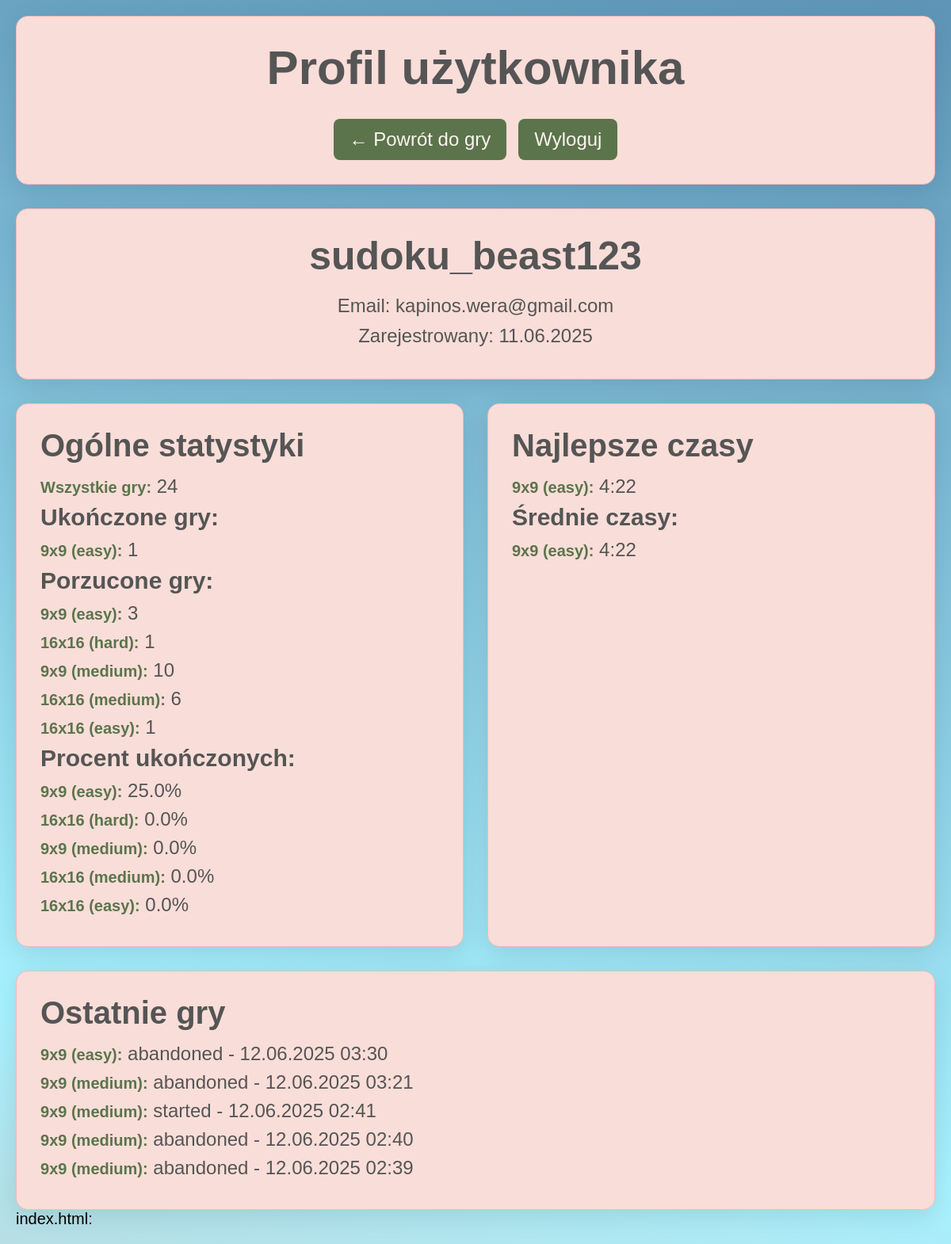
The page /profile (signed in) on the database as committed earlier.
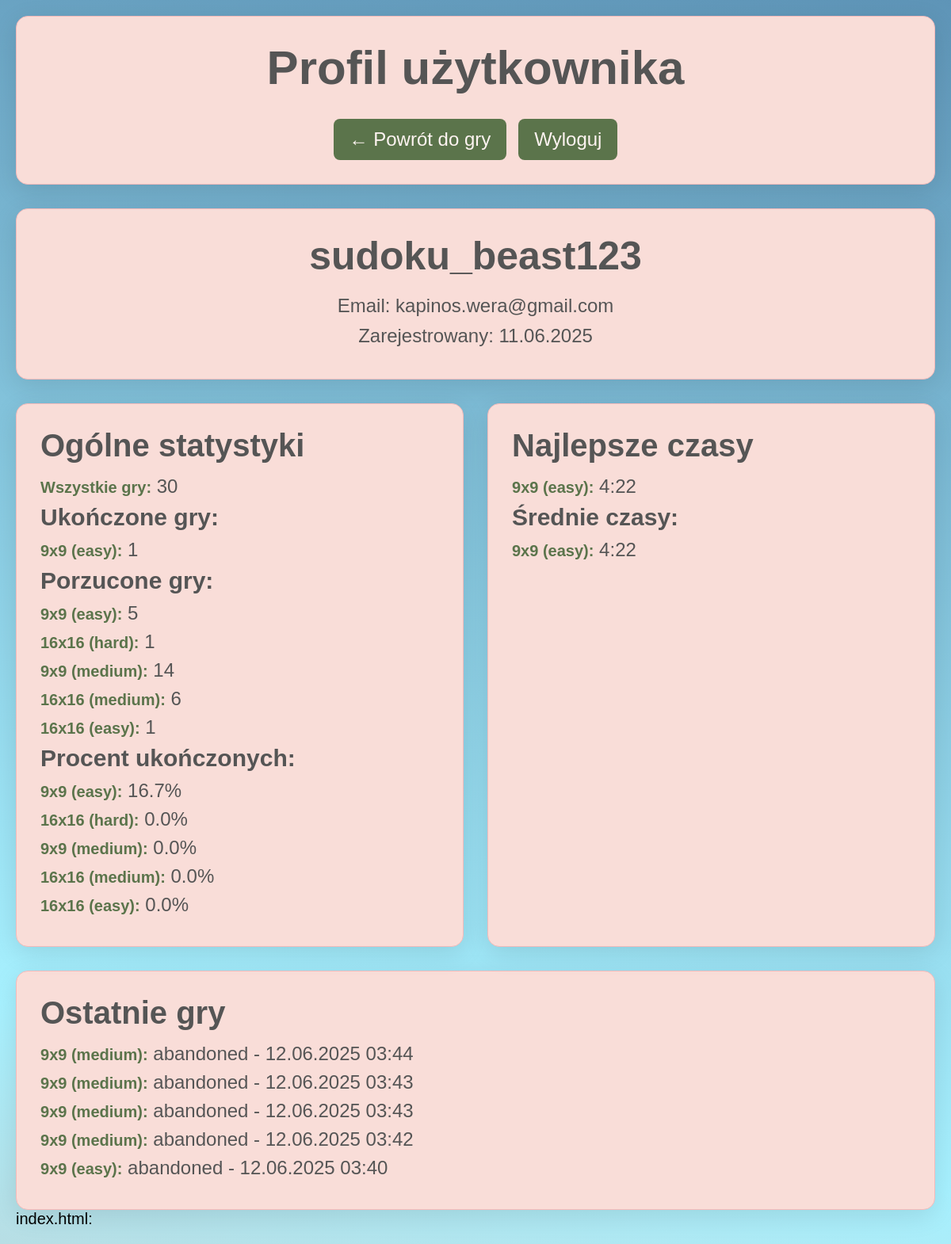
The same page on the database as committed later.
### app.py (models this page shows, shortened)
class User(db.Model):
    __tablename__ = 'users'
    id = db.Column(db.Integer, primary_key=True)
    username = db.Column(db.String(80), unique=True, nullable=False)
    email = db.Column(db.String(120), unique=True, nullable=False)
    password_hash = db.Column(db.String(128), nullable=False)
    created_at = db.Column(db.DateTime, default=datetime.utcnow)
    is_active = db.Column(db.Boolean, default=True)

class SudokuBestScore(db.Model):
    __tablename__ = 'sudoku_best_scores'
    id = db.Column(db.Integer, primary_key=True)
    user_id = db.Column(db.Integer, db.ForeignKey('users.id'), nullable=False)
    board_size = db.Column(db.Integer, nullable=False)
    difficulty = db.Column(db.String(20), nullable=False)
    best_time_seconds = db.Column(db.Integer, nullable=False)
    achieved_at = db.Column(db.DateTime, default=datetime.utcnow)
    game_id = db.Column(db.Integer, db.ForeignKey('sudoku_games.id'), nullable=True)
    user = db.relationship('User', backref=db.backref('best_scores', lazy=True))
    game = db.relationship('SudokuGame')
    __table_args__ = (db.UniqueConstraint('user_id', 'board_size', 'difficulty'),)

class SudokuGame(db.Model):
    __tablename__ = 'sudoku_games'
    id = db.Column(db.Integer, primary_key=True)
    user_id = db.Column(db.Integer, db.ForeignKey('users.id'), nullable=False)
    board_size = db.Column(db.Integer, nullable=False)
    difficulty = db.Column(db.String(20), nullable=False)
    status = db.Column(db.String(20), nullable=False, default='started')  # started, completed, abandoned, failed
    time_seconds = db.Column(db.Integer, nullable=True)  # NULL jeśli nie ukończono
    started_at = db.Column(db.DateTime, default=datetime.utcnow)
    finished_at = db.Column(db.DateTime, nullable=True)
    moves_count = db.Column(db.Integer, default=0)
    hints_used = db.Column(db.Integer, default=0)
    user = db.relationship('User', backref=db.backref('games', lazy=True))

### app.py (the view)
@app.route('/profile')
@login_required
def profile():
    user_id = session['user_id']
    user = User.query.get(user_id)
    total_games = SudokuGame.query.filter_by(user_id=user_id).count()
    game_stats = {}
    distinct_games = db.session.query(
        SudokuGame.board_size,
        SudokuGame.difficulty
    ).filter_by(user_id=user_id).distinct().all()
    for board_size, difficulty in distinct_games:
        category = f"{board_size}x{board_size} ({difficulty})"
        category_games = SudokuGame.query.filter_by(
            user_id=user_id,
            board_size=board_size,
            difficulty=difficulty
        )
        total_in_category = category_games.count()
        completed_in_category = category_games.filter_by(status='completed').count()
        abandoned_in_category = category_games.filter_by(status='abandoned').count()
        completed_games_with_time = category_games.filter(
            SudokuGame.status == 'completed',
            SudokuGame.time_seconds.isnot(None)
        ).all()
        avg_time_seconds = 0
        if completed_games_with_time:
            total_time = sum(game.time_seconds for game in completed_games_with_time)
            avg_time_seconds = total_time // len(completed_games_with_time)
        completion_rate = round(completed_in_category / total_in_category * 100, 1) if total_in_category > 0 else 0
        game_stats[category] = {
            'total': total_in_category,
            'completed': completed_in_category,
            'abandoned': abandoned_in_category,
            'completion_rate': completion_rate,
            'avg_time_minutes': avg_time_seconds // 60,
            'avg_time_seconds': avg_time_seconds % 60
        }
    best_scores = SudokuBestScore.query.filter_by(user_id=user_id).all()
    recent_games = SudokuGame.query.filter_by(user_id=user_id).order_by(SudokuGame.started_at.desc()).limit(5).all()
    return render_template('profile.html',
                         user=user,
                         total_games=total_games,
                         game_stats=game_stats,
                         best_scores=best_scores,
                         recent_games=recent_games)

### app.py (called while the page is built)
def login_required(f):
    from functools import wraps
    @wraps(f)
    def decorated_function(*args, **kwargs):
        if 'user_id' not in session:
            flash('Musisz być zalogowany żeby uzyskać dostęp do tej strony.', 'error')
            return redirect(url_for('login'))
        return f(*args, **kwargs)
    return decorated_function

### templates/profile.html (shortened to what this page needs)
<!DOCTYPE html>
<html lang="pl">
<head>
    <link rel="stylesheet" href="{{ url_for('static', filename='css/profilestyle.css') }}">
</head>
<body>
    <div class="container">
        <header>
            <h1>Profil użytkownika</h1>
            <nav>
                <a href="{{ url_for('index') }}">← Powrót do gry</a>
                <a href="{{ url_for('logout') }}">Wyloguj</a>
            </nav>
        </header>
        <div class="profile-info">
            <h2>{{ user.username }}</h2>
            <p>Email: {{ user.email }}</p>
            <p>Zarejestrowany: {{ user.created_at.strftime('%d.%m.%Y') }}</p>
        </div>
        <div class="stats-grid">
            <div class="stat-card">
                <h3>Ogólne statystyki</h3>
                <p><strong>Wszystkie gry:</strong> {{ total_games }}</p>
                <h4>Ukończone gry:</h4>
                {% if game_stats %}
                    {% for category, stats in game_stats.items() %}
                        {% if stats.completed > 0 %}
                            <p><strong>{{ category }}:</strong> {{ stats.completed }}</p>
                        {% endif %}
                    {% endfor %}
                {% else %}
                    <p>Brak ukończonych gier</p>
                {% endif %}
                <h4>Porzucone gry:</h4>
                {% if game_stats %}
                    {% for category, stats in game_stats.items() %}
                        {% if stats.abandoned > 0 %}
                            <p><strong>{{ category }}:</strong> {{ stats.abandoned }}</p>
                        {% endif %}
                    {% endfor %}
                {% else %}
                    <p>Brak porzuconych gier</p>
                {% endif %}
                <h4>Procent ukończonych:</h4>
                {% if game_stats %}
                    {% for category, stats in game_stats.items() %}
                        <p><strong>{{ category }}:</strong> {{ stats.completion_rate }}%</p>
                    {% endfor %}
                {% endif %}
            </div>
            <div class="stat-card">
                <h3>Najlepsze czasy</h3>
                {% if best_scores %}
                    {% for score in best_scores %}
                        <p><strong>{{ score.board_size }}x{{ score.board_size }} ({{ score.difficulty }}):</strong>
                           {{ score.best_time_seconds // 60 }}:{{ '%02d'|format(score.best_time_seconds % 60) }}</p>
                    {% endfor %}
                {% else %}
                    <p>Brak ukończonych gier</p>
                {% endif %}
                <h4>Średnie czasy:</h4>
                {% if game_stats %}
                    {% for category, stats in game_stats.items() %}
                        {% if stats.completed > 0 %}
                            <p><strong>{{ category }}:</strong> {{ stats.avg_time_minutes }}:{{ '%02d'|format(stats.avg_time_seconds % 60) }}</p>
                        {% endif %}
                    {% endfor %}
                {% endif %}
            </div>
        </div>
        {% if recent_games %}
        <div class="stat-card">
            <h3>Ostatnie gry</h3>
            {% for game in recent_games %}
                <p><strong>{{ game.board_size }}x{{ game.board_size }} ({{ game.difficulty }}):</strong>
                   {{ game.status }} - {{ game.started_at.strftime('%d.%m.%Y %H:%M') }}</p>
            {% endfor %}
        </div>
        {% endif %}
    </div>
</body>
</html>

### static/css/profilestyle.css (style rules this page uses)
* { font-size: 20px; margin: 0; padding: 0; box-sizing: border-box; }
body { font-family: "Dongle", "Comic Sans MS", sans-serif; min-height: 100vh; background: linear-gradient(11.21deg, #B8DDE3 -0.76%, #A7F1FF 16.78%, #5386AC 113.02%); margin: 0; padding: 20px; }
h1 { color: #555; margin-bottom: 1rem; font-size: 3rem; text-align: center; margin-bottom: 30px; }
h2 { color: #555; font-size: 2.5rem; text-align: center; margin-bottom: 20px; }
h3 { color: #555; font-size: 2rem; margin-bottom: 15px; }
h4 { color: #555; font-size: 1.5rem; margin-bottom: 10px; }
.container { max-width: 1200px; margin: 0 auto; }
header { background: #f9ddd8; border-radius: 15px; padding: 30px; margin-bottom: 30px; box-shadow: 0 8px 32px rgba(0, 0, 0, 0.1); border: 1px solid #f3baba; text-align: center; }
nav { display: flex; justify-content: center; gap: 15px; margin-top: 20px; }
nav a { background: #5b744b; color: #fff4f2; text-decoration: none; padding: 12px 20px; border-radius: 8px; font-size: 1.2rem; transition: background-color 0.3s ease; }
.profile-info { background: #f9ddd8; border-radius: 15px; padding: 30px; margin-bottom: 30px; box-shadow: 0 8px 32px rgba(0, 0, 0, 0.1); border: 1px solid #f3baba; text-align: center; }
.profile-info p { color: #555; font-size: 1.2rem; margin-bottom: 10px; }
.stats-grid { display: grid; grid-template-columns: repeat(auto-fit, minmax(400px, 1fr)); gap: 30px; margin-bottom: 30px; }
.stat-card { background: #f9ddd8; border-radius: 15px; padding: 30px; box-shadow: 0 8px 32px rgba(0, 0, 0, 0.1); border: 1px solid #f3baba; }
.stat-card p { color: #555; font-size: 1.2rem; margin-bottom: 8px; }
.stat-card strong { color: #5b744b; font-weight: bold; }
.stats-grid + .stat-card { background: #f9ddd8; border-radius: 15px; padding: 30px; box-shadow: 0 8px 32px rgba(0, 0, 0, 0.1); border: 1px solid #f3baba; }

Rows that differ between the two databases and show on the page:
no longer on this page (row unchanged): SudokuGame: board_size "9", difficulty "easy", status "abandoned", started_at "12.06.2025 03:30"
no longer on this page (row unchanged): SudokuGame: board_size "9", difficulty "medium", status "abandoned", started_at "12.06.2025 03:21"
no longer on this page (row unchanged): SudokuGame: board_size "9", difficulty "medium", status "started", started_at "12.06.2025 02:41"
no longer on this page (row unchanged): SudokuGame: board_size "9", difficulty "medium", status "abandoned", started_at "12.06.2025 02:40"
no longer on this page (row unchanged): SudokuGame: board_size "9", difficulty "medium", status "abandoned", started_at "12.06.2025 02:39"
added SudokuGame: board_size "9", difficulty "medium", status "abandoned", started_at "12.06.2025 03:44"
added SudokuGame: board_size "9", difficulty "medium", status "abandoned", started_at "12.06.2025 03:43"
added SudokuGame: board_size "9", difficulty "medium", status "abandoned", started_at "12.06.2025 03:43"
added SudokuGame: board_size "9", difficulty "medium", status "abandoned", started_at "12.06.2025 03:42"
added SudokuGame: board_size "9", difficulty "easy", status "abandoned", started_at "12.06.2025 03:40"
Other text that changed with them:
{{ total_games }}: "24" → "30"
new list line: "9x9 (easy) : 5"
new list line: "9x9 (medium) : 14"
new list line: "9x9 (easy) : 16.7 %"
list line gone: "9x9 (easy) : 3"
list line gone: "9x9 (medium) : 10"
list line gone: "9x9 (easy) : 25.0 %"
